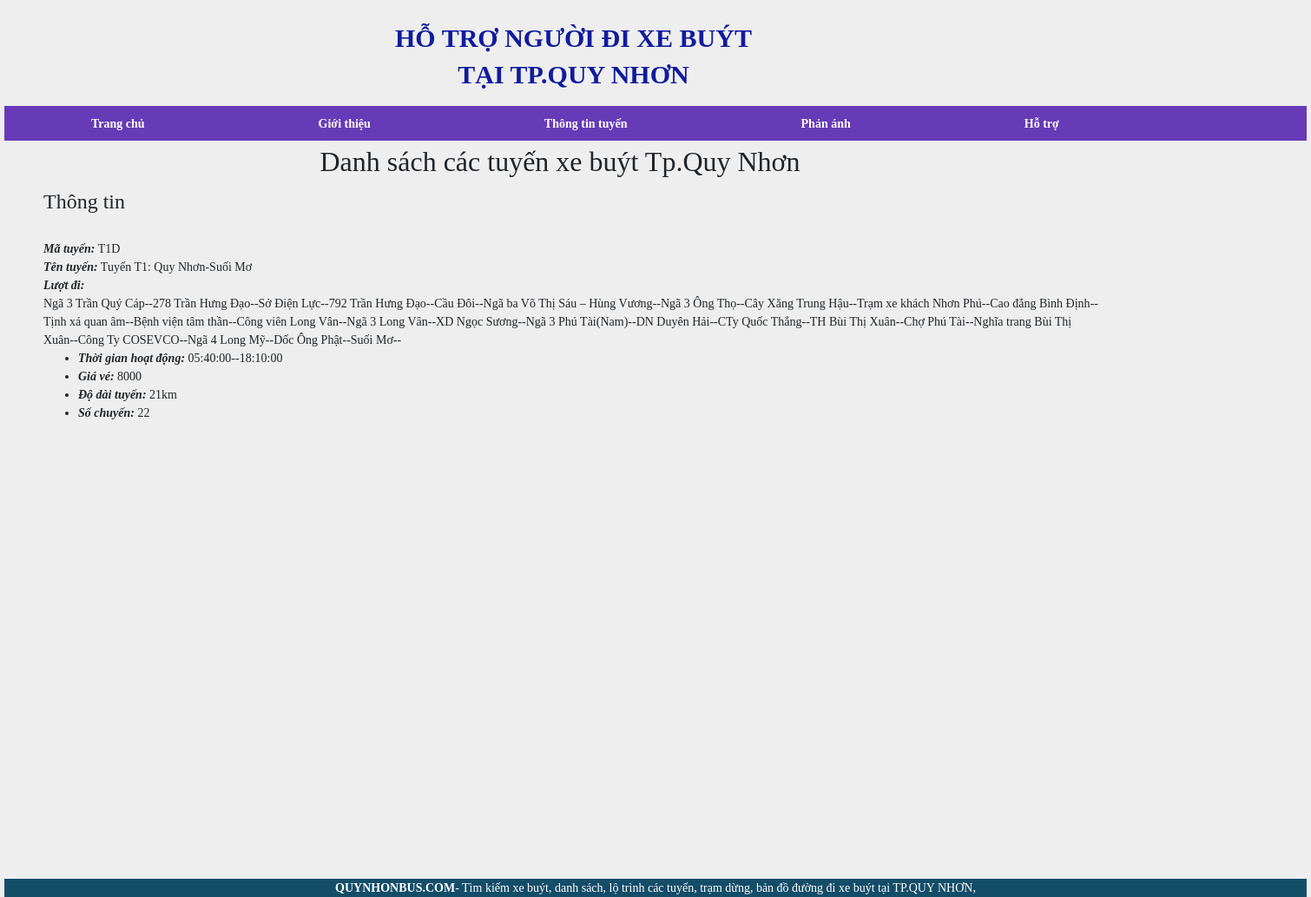
Screenshot of /routedetail.php?id=T1D with the database file from the repository.
### tables this page shows
CREATE TABLE IF NOT EXISTS `route_description` (
  `routeId` varchar(20) NOT NULL,
  `name` varchar(255) NOT NULL,
  `startTime` time NOT NULL,
  `endTime` time NOT NULL,
  `fare` double DEFAULT NULL,
  `routeLenght` double DEFAULT NULL,
  `numberOfRoute` bigint(20) NOT NULL,
  PRIMARY KEY (`routeId`),
  KEY `fk_route_description` (`routeId`)
);

CREATE TABLE IF NOT EXISTS `route_setting` (
  `id` bigint(20) NOT NULL AUTO_INCREMENT,
  `routeId` varchar(20) NOT NULL,
  `name` varchar(255) NOT NULL,
  `latitudeCenter` double DEFAULT NULL,
  `longitudeCenter` double DEFAULT NULL,
  PRIMARY KEY (`id`),
  KEY `fk_route_setting` (`routeId`)
);

### map.php (the view, shortened to what this page needs)
<!DOCTYPE html>
<html>
<head>
	<link rel="stylesheet" href="">
</head>
<body  onload="initMap()" >
	<div id="map" style="width:1400px; height:500px;"></div>
</body>
</html>

### routedetailcontent.php (shortened to what this page needs)
<!DOCTYPE html>
<html>
<head>
</head>
<body>
	<div id="tt">
	<form id="detail">
		<span><h4>Thông tin</h4></span> <br>
		<span><b><i> Mã tuyến:</i></b>
			<?php
			include 'config.php';
			$id = isset($_GET['id']) ? $_GET['id'] : '';
			$query = "select * from route_description where routeId = '$id' ";
			$result = mysqli_query($conn, $query);
			if($row = mysqli_fetch_array($result))
			{
				echo $row['routeId'];
			}
			?>
		</span> <br>
		<span><b><i>Tên tuyến:</i></b>
			<?php
			include 'config.php';
			$id = isset($_GET['id']) ? $_GET['id'] : '';
			$query = "select * from route_description where routeId = '$id' ";
			$result = mysqli_query($conn, $query);
			if($row = mysqli_fetch_array($result))
			{
				echo $row['name'];
			}
			?>
		</span> <br>
		<span><b><i>Lượt đi:</i></b><br>
			<?php
			include 'config.php';
			$id = isset($_GET['id']) ? $_GET['id'] : '';
			$query = "select * from route_setting where routeId = '$id' order by id  ";
			$result = mysqli_query($conn, $query);
			while($row = mysqli_fetch_array($result))
			{
				echo $row['name']. "--";
			}
			?>
		</span> <br>
		<ul>
			<li><b><i>Thời gian hoạt động:</i></b>
				<?php
				include 'config.php';
				$id = isset($_GET['id']) ? $_GET['id'] : '';
				$query = "select * from route_description where routeId = '$id' ";
				$result = mysqli_query($conn, $query);
				if($row = mysqli_fetch_array($result))
				{
					echo $row['startTime']."--". $row['endTime'];
				}
				?>
			</li>
			<li><b><i>Giá vé:</i></b>
				<?php
				include 'config.php';
				$id = isset($_GET['id']) ? $_GET['id'] : '';
				$query = "select * from route_description where routeId = '$id' ";
				$result = mysqli_query($conn, $query);
				while($row = mysqli_fetch_array($result))
				{
					echo $row['fare'];
				}
				?>
			</li>
			<li><b><i>Độ dài tuyến: </i></b>
				<?php
				include 'config.php';
				$id = isset($_GET['id']) ? $_GET['id'] : '';
				$query = "select * from route_description where routeId = '$id' ";
				$result = mysqli_query($conn, $query);
				while($row = mysqli_fetch_array($result))
				{
					echo $row['routeLenght']."km";
				}
				?>
			</li>
			<li><b><i>Số chuyến:</i></b>
				<?php
				include 'config.php';
				$id = isset($_GET['id']) ? $_GET['id'] : '';
				$query = "select * from route_description where routeId = '$id' ";
				$result = mysqli_query($conn, $query);
				while($row = mysqli_fetch_array($result))
				{
					echo $row['numberOfRoute'];
				}
				?>
			</li>
		</ul>
	</form>
</div>
</body>
</html>

### routedetail.php (style rules this page uses)
body { background: #EEEEEE; margin: 0; padding: 0; font-family: Verdana; font-size: 14px; line-height: 1.5em; }
#map { width: 1150px; height: 500px; border: 0px; padding: 0px; }
#detail { height: auto; width: 1280px; padding: 5px 30px; }

### rows the page displays
route_description: routeId "T1D", name "Tuyến T1: Quy Nhơn-Suối Mơ", startTime "05:40:00", endTime "18:10:00", fare "8000", routeLenght "21", numberOfRoute "22"
route_setting: name "Ngã 3 Trần Quý Cáp"
route_setting: name "278 Trần Hưng Đạo"
route_setting: name "Sở Điện Lực"
route_setting: name "792 Trần Hưng Đạo"
route_setting: name "Cầu Đôi"
route_setting: name "Ngã ba Võ Thị Sáu – Hùng Vương"
route_setting: name "Ngã 3 Ông Thọ"
route_setting: name "Cây Xăng Trung Hậu"
route_setting: name "Trạm xe khách Nhơn Phú"
route_setting: name "Cao đẳng Bình Định"
route_setting: name "Tịnh xá quan âm"
route_setting: name "Bệnh viện tâm thần"
route_setting: name "Công viên Long Vân"
route_setting: name "Ngã 3 Long Vân"
route_setting: name "XD Ngọc Sương"
route_setting: name "Ngã 3 Phú Tài(Nam)"
route_setting: name "DN Duyên Hải"
route_setting: name "CTy Quốc Thắng"
route_setting: name "TH Bùi Thị Xuân"
route_setting: name "Chợ Phú Tài"
route_setting: name "Nghĩa trang Bùi Thị Xuân"
route_setting: name "Công Ty COSEVCO"
route_setting: name "Ngã 4 Long Mỹ"
route_setting: name "Dốc Ông Phật"
route_setting: name "Suối Mơ"
